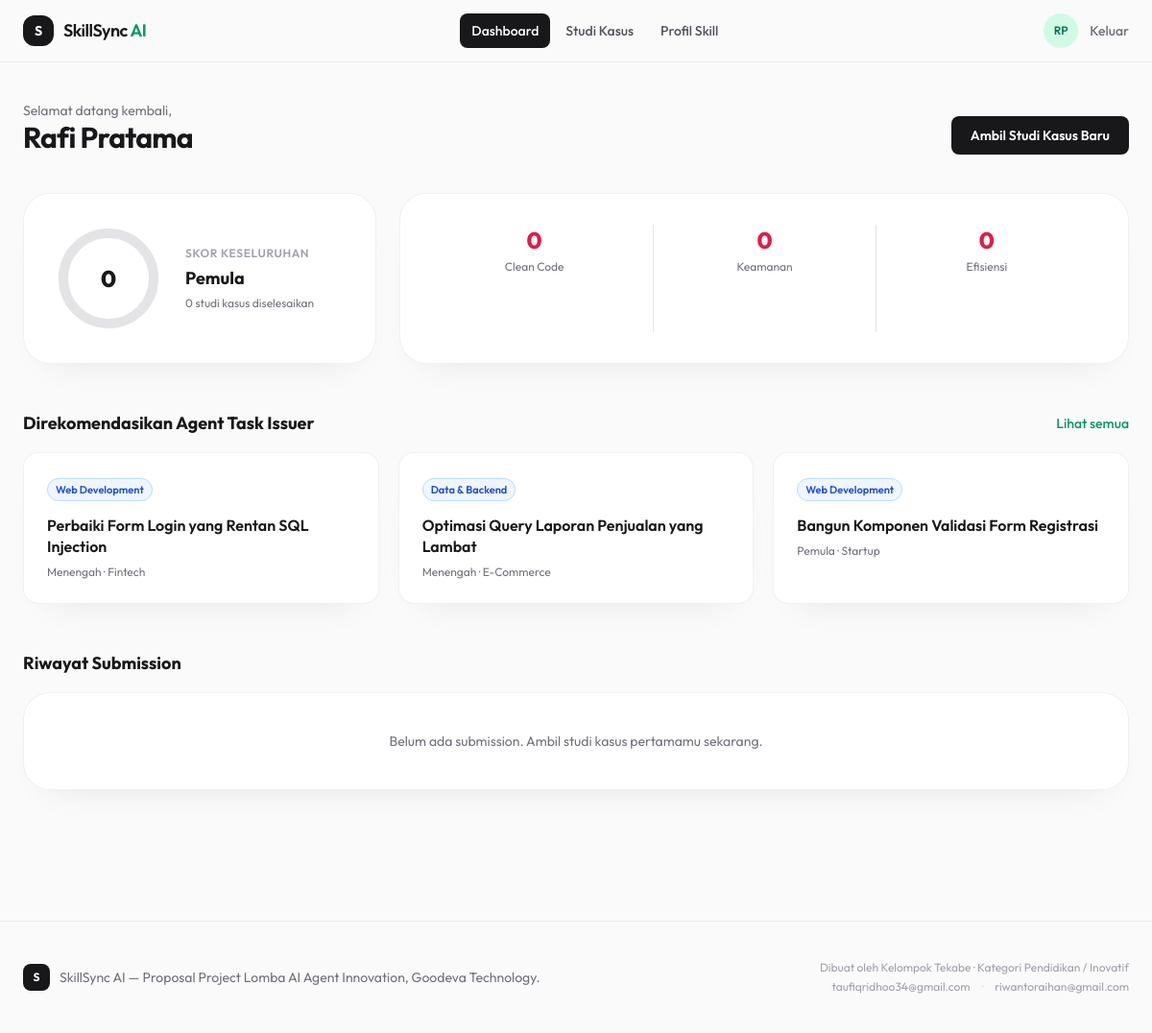
The app's page /dashboard.php (signed in) with its own data.
### tables this page shows
CREATE TABLE tasks (
    id                INT UNSIGNED AUTO_INCREMENT PRIMARY KEY,
    category_id       INT UNSIGNED NOT NULL,
    created_by        INT UNSIGNED DEFAULT NULL COMMENT 'user_id mitra pembuat, NULL = auto-generated agent',
    title             VARCHAR(180) NOT NULL,
    slug              VARCHAR(200) NOT NULL UNIQUE,
    industry_context  VARCHAR(150) DEFAULT NULL COMMENT 'mis: Fintech, E-commerce, Logistik',
    case_brief        TEXT         NOT NULL COMMENT 'deskripsi studi kasus dari agent',
    starter_code      MEDIUMTEXT   DEFAULT NULL,
    difficulty        ENUM('pemula','menengah','mahir') NOT NULL DEFAULT 'pemula',
    is_active         TINYINT(1)   NOT NULL DEFAULT 1,
    created_at        DATETIME     NOT NULL DEFAULT CURRENT_TIMESTAMP,
    FOREIGN KEY (category_id) REFERENCES task_categories(id),
    FOREIGN KEY (created_by) REFERENCES users(id) ON DELETE SET NULL
);

CREATE TABLE task_categories (
    id    INT UNSIGNED AUTO_INCREMENT PRIMARY KEY,
    name  VARCHAR(60) NOT NULL UNIQUE,
    slug  VARCHAR(60) NOT NULL UNIQUE
);

### includes/functions.php (called while the page is built, shortened)
<?php
function e(?string $str): string
{
    return htmlspecialchars($str ?? '', ENT_QUOTES, 'UTF-8');
}
function current_user(): ?array
{
    return $_SESSION['user'] ?? null;
}
function score_color_class(int $score): string
{
    return 'text-rose-600';
}

### includes/agents/TaskIssuerAgent.php (called while the page is built, shortened)
<?php
class TaskIssuerAgent
{
    public function recommendedTasks(int $userId, int $limit = 3): array
    {
        $pdo = db();
        $stmt = $pdo->prepare('SELECT clean_code_avg, security_avg, efficiency_avg FROM skill_profiles WHERE user_id = ?');
        $stmt->execute([$userId]);
        $profile = $stmt->fetch();
        $weakCategorySlug = null;
        $sql = "SELECT t.*, c.name AS category_name, c.slug AS category_slug
                FROM tasks t
                JOIN task_categories c ON c.id = t.category_id
                WHERE t.is_active = 1
                  AND t.id NOT IN (SELECT task_id FROM submissions WHERE user_id = ?)";
        $params = [$userId];
        if ($weakCategorySlug) {
            $sql .= " ORDER BY (c.slug = ?) DESC, t.created_at DESC";
            $params[] = $weakCategorySlug;
        } else {
            $sql .= " ORDER BY t.created_at DESC";
        }
        $sql .= " LIMIT " . (int) $limit;
        $stmt = $pdo->prepare($sql);
        $stmt->execute($params);
        return $stmt->fetchAll();
    }
}

### dashboard.php (the view, shortened to what this page needs)
<?php
require_once __DIR__ . '/includes/functions.php';
require_once __DIR__ . '/includes/agents/TaskIssuerAgent.php';
$user = current_user();
$pdo = db();
if ($user['role'] === 'siswa') {
    $profileStmt = $pdo->prepare('SELECT * FROM skill_profiles WHERE user_id = ?');
    $profileStmt->execute([$user['id']]);
    $profile = $profileStmt->fetch() ?: ['overall_score'=>0,'clean_code_avg'=>0,'security_avg'=>0,'efficiency_avg'=>0,'tasks_completed'=>0,'badge'=>'Pemula'];
    $recentStmt = $pdo->prepare(
        'SELECT s.id, s.submitted_at, t.title, r.overall_score
         FROM submissions s JOIN tasks t ON t.id = s.task_id
         LEFT JOIN ai_reviews r ON r.submission_id = s.id
         WHERE s.user_id = ? ORDER BY s.submitted_at DESC LIMIT 5'
    );
    $recentStmt->execute([$user['id']]);
    $recent = $recentStmt->fetchAll();
    $recommended = (new TaskIssuerAgent())->recommendedTasks($user['id'], 3);
}
require __DIR__ . '/includes/header.php';
?>
<?php if ($user['role'] === 'siswa'): ?>
<section class="max-w-7xl mx-auto px-6 py-10">
  <div class="flex flex-col md:flex-row md:items-end justify-between gap-4">
    <div>
      <p class="text-sm text-zinc-500">Selamat datang kembali,</p>
      <h1 class="text-3xl font-bold tracking-tight text-zinc-900"><?= e($user['name']) ?></h1>
    </div>
    <a href="<?= APP_URL ?>/tasks.php" class="btn-tactile bg-zinc-900 text-white px-5 py-2.5 rounded-lg text-sm font-semibold hover:bg-zinc-800 w-fit">Ambil Studi Kasus Baru</a>
  </div>
  <div class="mt-10 grid grid-cols-1 lg:grid-cols-3 gap-6">
    <div class="surface rounded-3xl p-8 flex items-center gap-6 spot-card lg:col-span-1">
      <div class="relative w-28 h-28 shrink-0">
        <svg class="score-ring w-28 h-28" data-score="<?= (int)$profile['overall_score'] ?>" viewBox="0 0 100 100">
          <circle cx="50" cy="50" r="42" fill="none" stroke="#e4e4e7" stroke-width="9"/>
          <circle class="progress" cx="50" cy="50" r="42" fill="none" stroke="#059669" stroke-width="9" stroke-linecap="round"/>
        </svg>
        <div class="absolute inset-0 grid place-items-center">
          <span class="text-2xl font-extrabold text-zinc-900"><?= (int)$profile['overall_score'] ?></span>
        </div>
      </div>
      <div>
        <p class="text-xs font-semibold uppercase tracking-wider text-zinc-400">Skor Keseluruhan</p>
        <p class="mt-1 text-lg font-bold text-zinc-900"><?= e($profile['badge']) ?></p>
        <p class="text-xs text-zinc-500 mt-1"><?= (int)$profile['tasks_completed'] ?> studi kasus diselesaikan</p>
      </div>
    </div>
    <div class="lg:col-span-2 surface rounded-3xl p-8 grid grid-cols-3 divide-x divide-zinc-200">
      <div class="px-4 text-center first:pl-0">
        <p class="text-2xl font-extrabold <?= score_color_class((int)$profile['clean_code_avg']) ?>"><?= (int)$profile['clean_code_avg'] ?></p>
        <p class="text-xs text-zinc-500 mt-1">Clean Code</p>
      </div>
      <div class="px-4 text-center">
        <p class="text-2xl font-extrabold <?= score_color_class((int)$profile['security_avg']) ?>"><?= (int)$profile['security_avg'] ?></p>
        <p class="text-xs text-zinc-500 mt-1">Keamanan</p>
      </div>
      <div class="px-4 text-center">
        <p class="text-2xl font-extrabold <?= score_color_class((int)$profile['efficiency_avg']) ?>"><?= (int)$profile['efficiency_avg'] ?></p>
        <p class="text-xs text-zinc-500 mt-1">Efisiensi</p>
      </div>
    </div>
  </div>
  <div class="mt-12">
    <div class="flex items-center justify-between mb-4">
      <h2 class="text-lg font-bold text-zinc-900">Direkomendasikan Agent Task Issuer</h2>
      <a href="<?= APP_URL ?>/tasks.php" class="text-sm link-accent font-medium">Lihat semua</a>
    </div>
    <?php if (empty($recommended)): ?>
      <div class="surface rounded-3xl p-10 text-center">
        <p class="text-zinc-500 text-sm">Semua studi kasus tersedia sudah kamu kerjakan. Nantikan task baru dari mitra industri!</p>
      </div>
    <?php else: ?>
    <div class="grid grid-cols-1 md:grid-cols-3 gap-5">
      <?php foreach ($recommended as $t): ?>
      <a href="<?= APP_URL ?>/task.php?id=<?= $t['id'] ?>" class="spot-card surface rounded-2xl p-6 hover:-translate-y-0.5 transition-transform">
        <span class="badge-info text-[11px] font-semibold px-2 py-1 rounded-full"><?= e($t['category_name']) ?></span>
        <h3 class="mt-4 font-semibold text-zinc-900 leading-snug"><?= e($t['title']) ?></h3>
        <p class="mt-2 text-xs text-zinc-500 capitalize"><?= e($t['difficulty']) ?> &middot; <?= e($t['industry_context']) ?></p>
      </a>
      <?php endforeach; ?>
    </div>
    <?php endif; ?>
  </div>
  <div class="mt-12">
    <h2 class="text-lg font-bold text-zinc-900 mb-4">Riwayat Submission</h2>
    <?php if (empty($recent)): ?>
      <div class="surface rounded-3xl p-10 text-center">
        <p class="text-zinc-500 text-sm">Belum ada submission. Ambil studi kasus pertamamu sekarang.</p>
      </div>
    <?php endif; ?>
  </div>
</section>
<?php endif; ?>
<?php require __DIR__ . '/includes/footer.php'; ?>

### assets/css/style.css (style rules this page uses)
:root { --accent: #059669; --accent-dark: #047857; --accent-light: #d1fae5; --ink: #18181b; --paper: #fafafa; }
* { font-family: 'Outfit', system-ui, sans-serif; }
body { background: var(--paper); color: var(--ink); }
.btn-tactile { transition: transform .12s ease, box-shadow .12s ease, background-color .12s ease; }
.surface { background: #ffffff; border: 1px solid rgba(24,24,27,0.06); box-shadow: 0 20px 40px -28px rgba(0,0,0,0.12); }
.spot-card { position: relative; overflow: hidden; }
.spot-card::before { content: ''; position: absolute; inset: -1px; background: radial-gradient(220px circle at var(--x,50%) var(--y,50%), rgba(5,150,105,0.18), transparent 60%); opacity: 0; transition: opacity .25s ease; pointer-events: none; }
.score-ring { transform: rotate(-90deg); }
.badge-info { background: #eff6ff; color: #1d4ed8; border: 1px solid #bfdbfe; }
.link-accent { color: var(--accent); text-decoration: none; border-bottom: 1.5px solid transparent; transition: border-color .15s ease; }

### records on screen
tasks: category.name "Web Development", title "Perbaiki Form Login yang Rentan SQL Injection", difficulty "Menengah", industry_context "Fintech"
tasks: category.name "Data & Backend", title "Optimasi Query Laporan Penjualan yang Lambat", difficulty "Menengah", industry_context "E-Commerce"
tasks: category.name "Web Development", title "Bangun Komponen Validasi Form Registrasi", difficulty "Pemula", industry_context "Startup"

### other values on screen
initials($user['name']) "RP"
$user['name'] "Rafi Pratama"
$profile['overall_score'] "0"
$profile['badge'] "Pemula"
$profile['tasks_completed'] "0"
$profile['clean_code_avg'] "0"
$profile['security_avg'] "0"
$profile['efficiency_avg'] "0"
